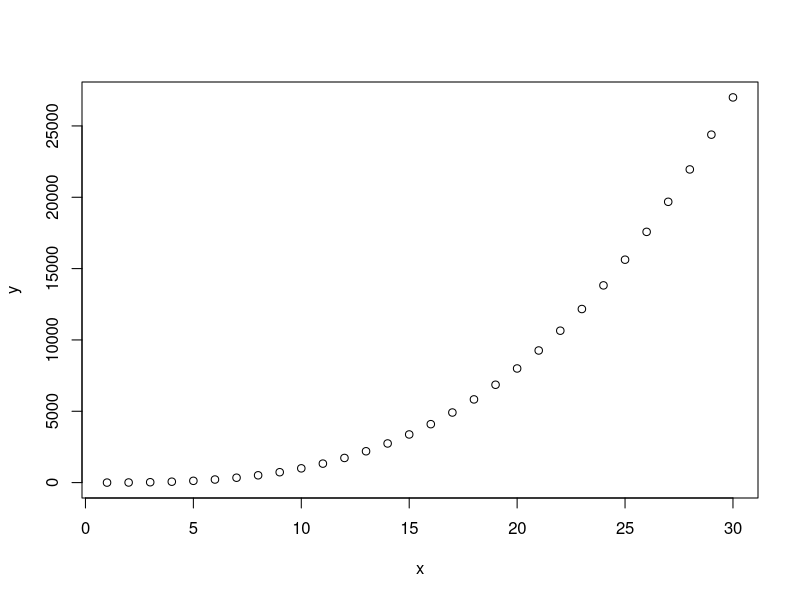

R code for this plot:
## ---- chunk 1
# vector 
x <- c(1:30)
y <- x^3
plot(x,y,)
## ---- chunk 2
# store the current working using following command:
initial.dir <- getwd()
initial.dir
## ---- chunk 3
# to change the working directory custom directory
setwd("C:/Users/SumanPaudel/Desktop/R For Data Science")
